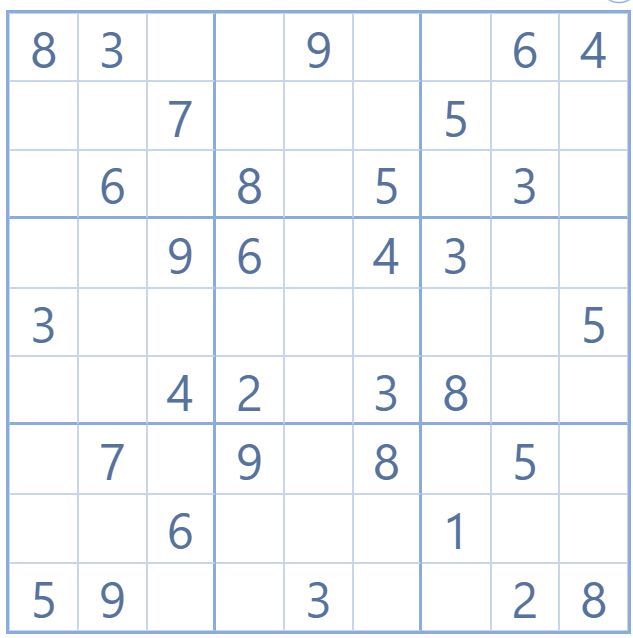
#> input picture inputs/puzzle.png, 633 x 638 px, found by its file name; its folder holds only this picture in this run
$ python sudoku.py
#> lines starting #> are read from the running program, lines starting #| are printed output that depends on the picture; after the words box and inside, x2 and y2 are one past the last pixel; in counts of white or black regions, pixels touching at a corner belong together
#> the answer given: inputs/puzzle.png
### imgprocessing.py
import cv2
import numpy as np

import pytesseract
from PIL import Image

import solver

pytesseract.pytesseract.tesseract_cmd = r'C:\Program Files\Tesseract-OCR\tesseract.exe'


def fix_square(countours):

  # Returns the four corners of the square and returns it as a 4 x 2 arr in the order
  # Top left, Top right, Btm right, Btm left

  # Input countour arr is 4 x 1 x 2, this sets it to a 4 x 2 array for convienience
  countours = countours.reshape(4, 2)
  newSquare = np.zeros((4,2),dtype = np.float32)

  # Sums the arr. Max is btm right, min is top left coord
  add = countours.sum(1)

  newSquare[0] = countours[np.argmin(add)]
  newSquare[2] = countours[np.argmax(add)]

  # Take the diff btwn x an y coord, Min diff is top right, Max diff is btm left
  diff = np.diff(countours, axis = 1)

  newSquare[1] = countours[np.argmin(diff)]
  newSquare[3] = countours[np.argmax(diff)]

  return newSquare


def pre_process(img_name):

#> called with img_name = 'inputs/puzzle.png'
  base_folder = 'inputs/'

  img_path = base_folder + img_name
  img = cv2.imread(img_path)
#> img is the input picture: shape (638, 633, 3); mean B, G, R 250.6, 247, 244.5

  # Making the image greyscale so its more readable by the OCR

  gray = cv2.cvtColor(img, cv2.COLOR_BGR2GRAY)
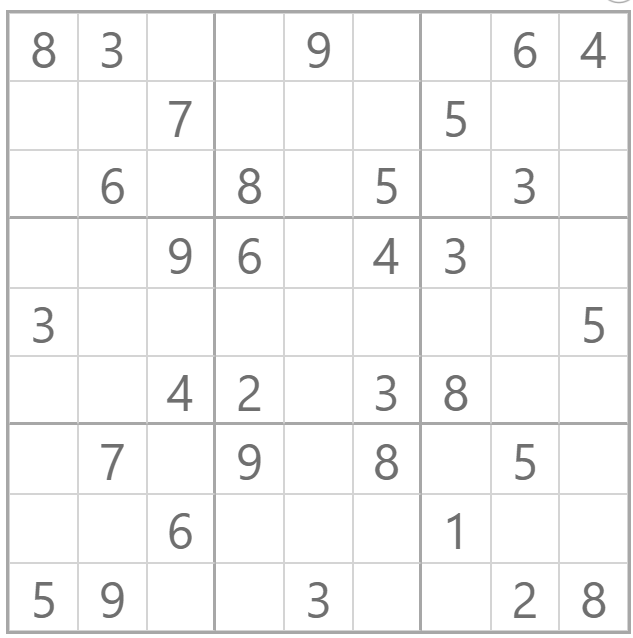
#> gray: shape (638, 633); min 111, max 255, mean 246.7
  gray = cv2.GaussianBlur(gray, (5, 5), 0)
  thresh = cv2.adaptiveThreshold(gray, 255, 1, 1, 11, 2)
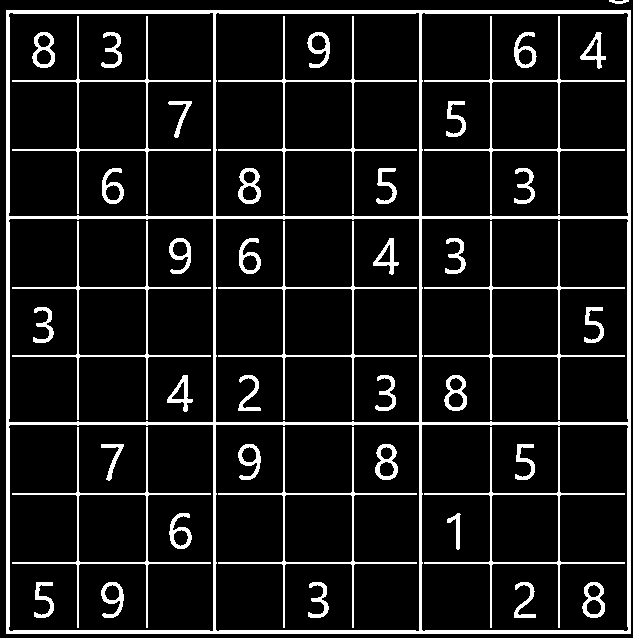
#> thresh: shape (638, 633); 10.4% white; 43 white regions

  return (gray, thresh)

def find_puzzle(img_name):

  gray, thresh = pre_process(img_name)
  contours, hierarchy = cv2.findContours(thresh, cv2.RETR_TREE, cv2.CHAIN_APPROX_SIMPLE)
#> contours = 82 contours; largest, box (x1, y1, x2, y2) and area: (6, 10, 631, 634) 388752, (421, 424, 629, 632) 42436, (8, 424, 214, 632) 42030, (215, 424, 420, 632) 42020, (421, 218, 629, 423) 42016

  biggest = None
  max_area = 0

  # Finding the largest square in the image. The size of the largest square should be at least
  # half the area of the img

  for i in contours:
    area = cv2.contourArea(i)
    if area > gray.size / 2:
      peri = cv2.arcLength(i, True)
      approx = cv2.approxPolyDP(i, 0.02*peri, True)
      if area > max_area and len(approx == 4):
        biggest = approx
        max_area = area
#> this loop made 82 passes
#> (area, peri, biggest, max_area) on pass 1: (388752, 2494, [[6, 10], [6, 633], [630, 633], [630, 10]], 388752)
#> area on passes 2 to 7: 42436.5, 600.5, 180, 125.5, 218.5, 139.5
#> after the loop, max_area = 388752

  if biggest is not None:
    biggest = fix_square(biggest)
#> in fix_square, `countours = countours.reshape(4, 2)`: countours = [[6, 10], [6, 633], [630, 633], [630, 10]]
#> in fix_square, `add = countours.sum(1)`: add = [16, 639, 1263, 640]
#> in fix_square, `diff = np.diff(countours, axis = 1)`: diff = [4, 627, 3, -620]
#> biggest = [[6, 10], [630, 10], [630, 633], [6, 633]]

    # My target is a 450 x 450 img
    target_img = np.array([ [0,0],[449,0],[449,449],[0,449] ], np.float32)

    retval = cv2.getPerspectiveTransform(biggest, target_img)
#> retval = [[0.72, -9.31e-19, -4.32], [0, 0.721, -7.21], [-1.11e-19, 0, 1]]
    warped_img = cv2.warpPerspective(gray, retval, (450,450))
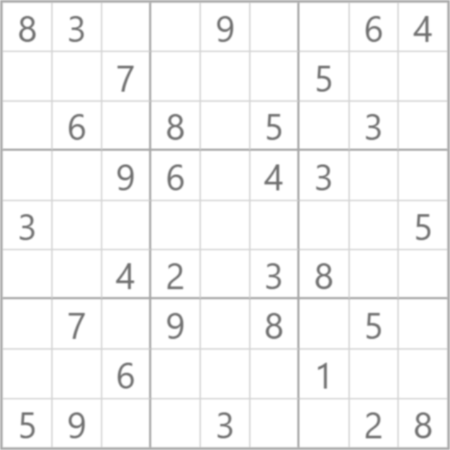
#> warped_img: shape (450, 450); min 112, max 255, mean 246.6

    return warped_img


def split_cells(img_name):

  board = np.zeros((9, 9), np.uint8)

  warped_img = find_puzzle(img_name)

  smooth = cv2.GaussianBlur(warped_img,(3,3),3)
  thresh = cv2.adaptiveThreshold(smooth,255,0,1,5,2)
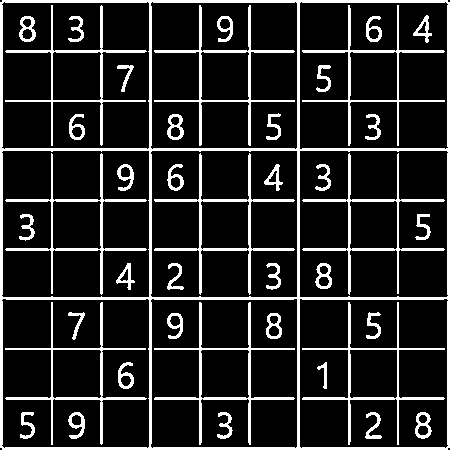
#> thresh: shape (450, 450); 14.6% white; 42 white regions, largest, box (x1, y1, x2, y2) and area: (0, 0, 450, 450) 10610, (154, 153, 295, 295) 1604, (154, 302, 295, 445) 1494

  # thresh = cv2.adaptiveThreshold(smooth, 252, cv2.ADAPTIVE_THRESH_MEAN_C, cv2.THRESH_BINARY_INV, 31, 61)
  kernel = cv2.getStructuringElement(cv2.MORPH_CROSS,(3,3))
  erode = cv2.erode(thresh,kernel,iterations =1)
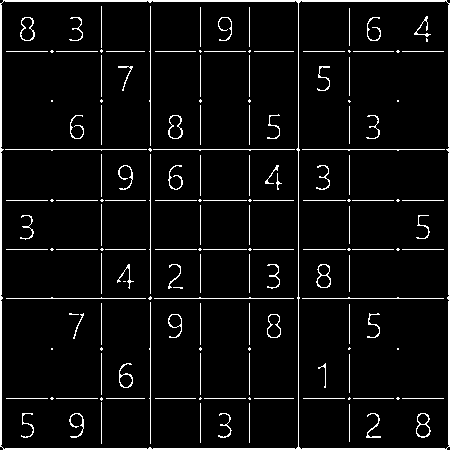
#> erode: shape (450, 450); 5.5% white; 157 white regions (42 under 20 px), largest, box (x1, y1, x2, y2) and area: (0, 0, 450, 450) 4006, (302, 149, 445, 151) 147, (153, 149, 295, 151) 146
  dilate =cv2.dilate(erode,kernel,iterations =1)
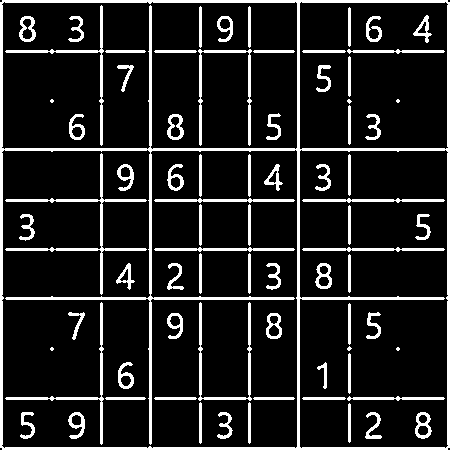
#> dilate: shape (450, 450); 12.8% white; 77 white regions (6 under 20 px), largest, box (x1, y1, x2, y2) and area: (0, 0, 450, 450) 10580, (5, 153, 147, 295) 1216, (198, 302, 252, 401) 706

  for i in range(0, 9):
    for j in range(0, 9):

      roi = dilate[i * 50 + 8: i * 50 + 45, j * 50 + 12: j * 50 + 40]

      # cv2.imshow("test", roi)
      # cv2.waitKey(0)
      # cv2.destroyAllWindows


      number = pytesseract.image_to_string(roi, config="--psm 10")

      number = ''.join(filter(str.isdigit, number))

      if not number:
          number = '0'


      board[i][j] = int(number)
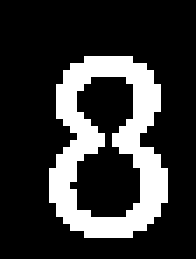
#> roi: shape (37, 28) (shown 7 times larger); 21.2% white; 1 white region, box (x1, y1, x2, y2) and area: (7, 8, 24, 34) 220

  return board

### sudoku.py
import imgprocessing
import solver


# [45 lines left out: functions editBoard, isValidInput, checkBoard, not called in this run]


def main():
    img_name = input("Enter the name of the Sudoku puzzle image file: ")

    board = imgprocessing.split_cells(img_name)

    checkBoard(board)

if __name__ == "__main__":
    main()
#> (the call stopped at in split_cells, `number = pytesseract.image_to_string(roi, config="--psm 10")`: pytesseract is not available in this run)

$ run again, on inputs/puzzle2.png
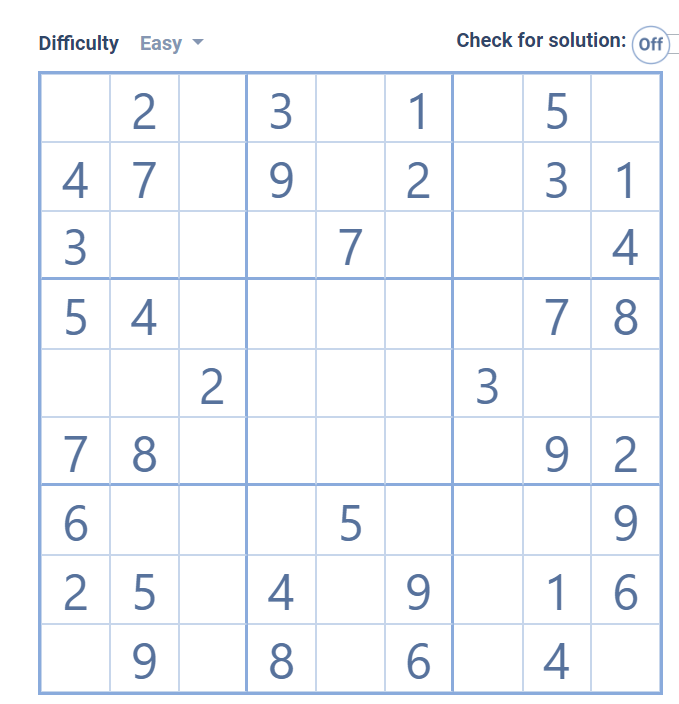
#> input picture inputs/puzzle2.png, 679 x 704 px, found by its file name
#> in pre_process, img is the input picture: shape (704, 679, 3); mean B, G, R 250.6, 247.3, 245.1
#> in pre_process, `thresh = cv2.adaptiveThreshold(gray, 255, 1, 1, 11, 2)`:
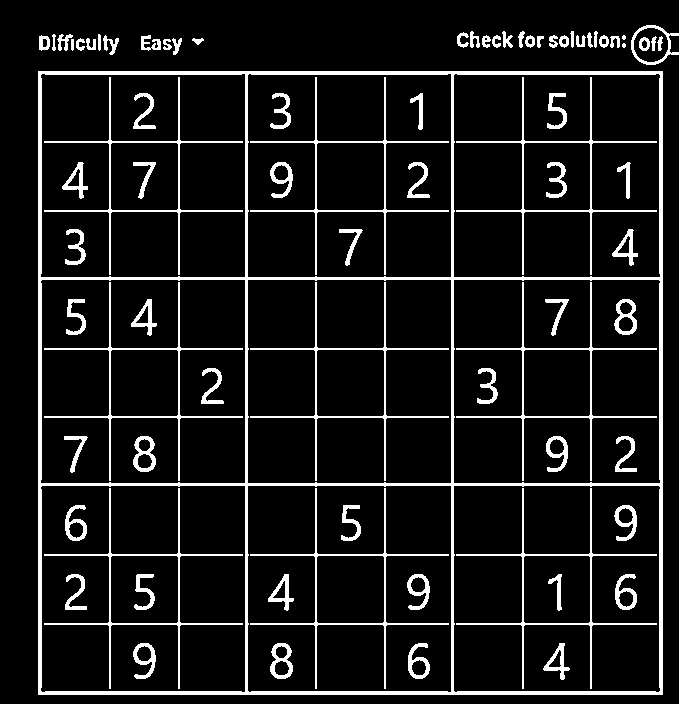
#> thresh: shape (704, 679); 9.5% white; 80 white regions (2 under 20 px)
#> contours = 124 contours, 3 with area under 20; largest, box (x1, y1, x2, y2) and area: (38, 71, 663, 695) 388752, (453, 485, 661, 693) 42436, (40, 485, 246, 693) 42030, (247, 485, 452, 693) 42020, (453, 279, 661, 484) 42016
#> the loop in find_puzzle, `for i in contours:` made 124 passes
#> (area, peri, biggest, max_area) on pass 1: (388752, 2494, [[38, 71], [38, 694], [662, 694], [662, 71]], 388752)
#> after the loop in find_puzzle, `for i in contours:`: max_area = 388752
#> countours = [[38, 71], [38, 694], [662, 694], [662, 71]]
#> add = [109, 732, 1356, 733]
#> diff = [33, 656, 32, -591]
#> in find_puzzle, `biggest = fix_square(biggest)`: biggest = [[38, 71], [662, 71], [662, 694], [38, 694]]
#> retval = [[0.72, 6.27e-19, -27.34], [0, 0.721, -51.17], [-2.54e-20, 0, 1]]
#> erode: shape (450, 450); 5.6% white; 163 white regions (42 under 20 px), largest, box (x1, y1, x2, y2) and area: (0, 0, 450, 450) 4006, (302, 149, 445, 151) 147, (153, 149, 295, 151) 146
#> in split_cells, `dilate =cv2.dilate(erode,kernel,iterations =1)`:
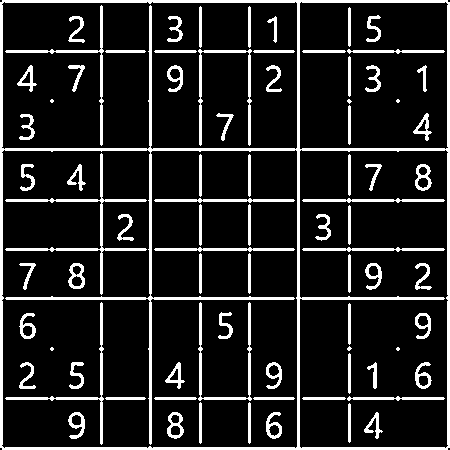
#> dilate: shape (450, 450); 13.1% white; 81 white regions (6 under 20 px), largest, box (x1, y1, x2, y2) and area: (0, 0, 450, 450) 10580, (5, 153, 147, 295) 1216, (198, 302, 252, 401) 706

$ run again, on inputs/puzzle3.png
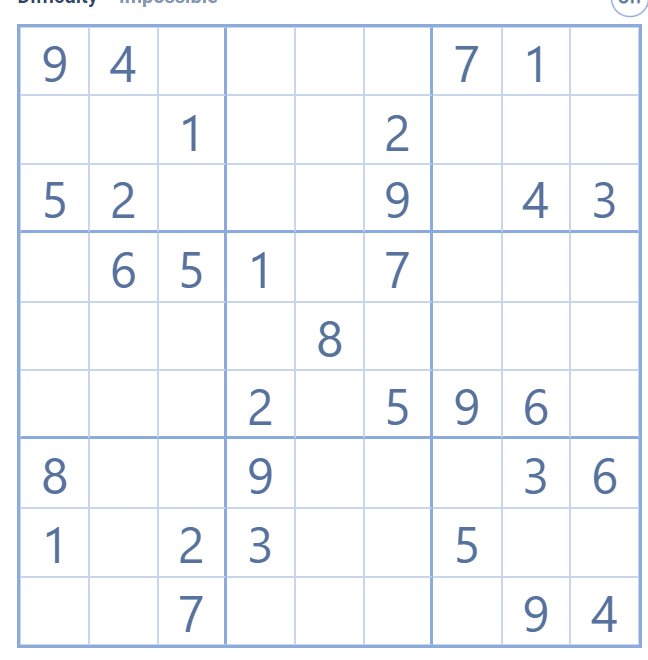
#> input picture inputs/puzzle3.png, 648 x 660 px, found by its file name
#> in pre_process, img is the input picture: shape (660, 648, 3); mean B, G, R 250.9, 247.6, 245.3
#> in pre_process, `thresh = cv2.adaptiveThreshold(gray, 255, 1, 1, 11, 2)`:
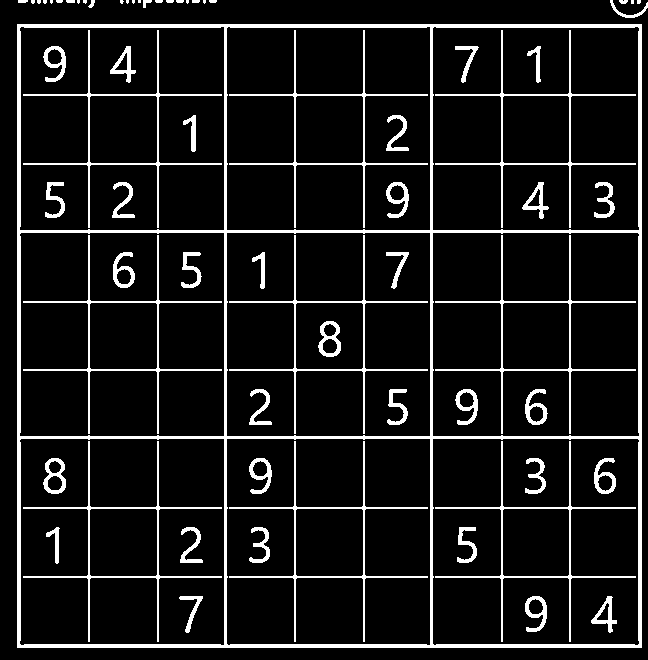
#> thresh: shape (660, 648); 9.7% white; 67 white regions (15 under 20 px)
#> contours = 100 contours, 23 with area under 20; largest, box (x1, y1, x2, y2) and area: (17, 24, 642, 648) 388752, (432, 438, 640, 646) 42436, (19, 438, 225, 646) 42030, (226, 438, 431, 646) 42020, (432, 232, 640, 437) 42016
#> the loop in find_puzzle, `for i in contours:` made 100 passes
#> (area, peri, biggest, max_area) on pass 1: (388752, 2494, [[17, 24], [17, 647], [641, 647], [641, 24]], 388752)
#> after the loop in find_puzzle, `for i in contours:`: max_area = 388752
#> countours = [[17, 24], [17, 647], [641, 647], [641, 24]]
#> add = [41, 664, 1288, 665]
#> diff = [7, 630, 6, -617]
#> in find_puzzle, `biggest = fix_square(biggest)`: biggest = [[17, 24], [641, 24], [641, 647], [17, 647]]
#> retval = [[0.72, 7.49e-19, -12.23], [0, 0.721, -17.3], [-6.34e-20, 0, 1]]
#> erode: shape (450, 450); 5.4% white; 156 white regions (41 under 20 px), largest, box (x1, y1, x2, y2) and area: (0, 0, 450, 450) 4006, (302, 149, 445, 151) 147, (153, 149, 295, 151) 146
#> dilate: shape (450, 450); 12.6% white; 76 white regions (6 under 20 px), largest, box (x1, y1, x2, y2) and area: (0, 0, 450, 450) 10580, (5, 153, 147, 295) 1216, (198, 302, 252, 401) 706
#> after the loop in split_cells, `for i in range(0, 9):`:
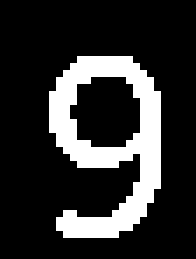
#> roi: shape (37, 28) (shown 7 times larger); 19% white; 1 white region, box (x1, y1, x2, y2) and area: (7, 8, 23, 34) 197

$ run again, on inputs/puzzle4.png
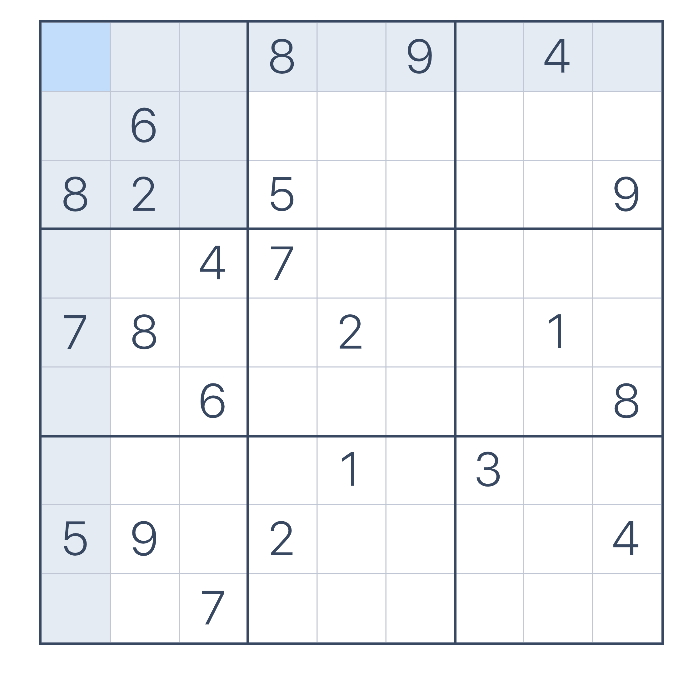
#> input picture inputs/puzzle4.png, 676 x 674 px, found by its file name
#> in pre_process, img is the input picture: shape (674, 676, 3); mean B, G, R 245.6, 242.4, 240.1
#> contours = 67 contours; largest, box (x1, y1, x2, y2) and area: (39, 20, 665, 646) 389378, (248, 229, 455, 436) 42418, (41, 229, 247, 436) 42220, (248, 22, 455, 228) 42220, (248, 437, 455, 643) 42216
#> the loop in find_puzzle, `for i in contours:` made 67 passes
#> (area, peri, biggest, max_area) on pass 1: (389378, 2497.7, [[39, 20], [39, 644], [662, 645], [663, 20]], 389378)
#> after the loop in find_puzzle, `for i in contours:`: max_area = 389378
#> countours = [[39, 20], [39, 644], [662, 645], [663, 20]]
#> add = [59, 683, 1307, 683]
#> diff = [-19, 605, -17, -643]
#> in find_puzzle, `biggest = fix_square(biggest)`: biggest = [[39, 20], [663, 20], [662, 645], [39, 644]]
#> retval = [[0.721, 5e-18, -28.11], [2.68e-18, 0.718, -14.37], [2.57e-06, -2.56e-06, 1]]
#> erode: shape (450, 450); 3.8% white in thin lines or dots
#> in split_cells, `dilate =cv2.dilate(erode,kernel,iterations =1)`:
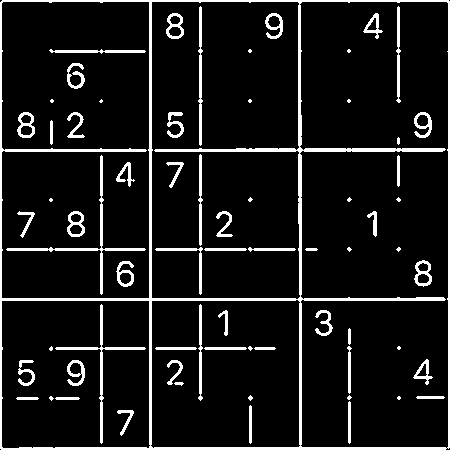
#> dilate: shape (450, 450); 9.2% white; 68 white regions (19 under 20 px), largest, box (x1, y1, x2, y2) and area: (0, 0, 450, 450) 9603, (6, 155, 146, 295) 801, (55, 304, 146, 444) 658
